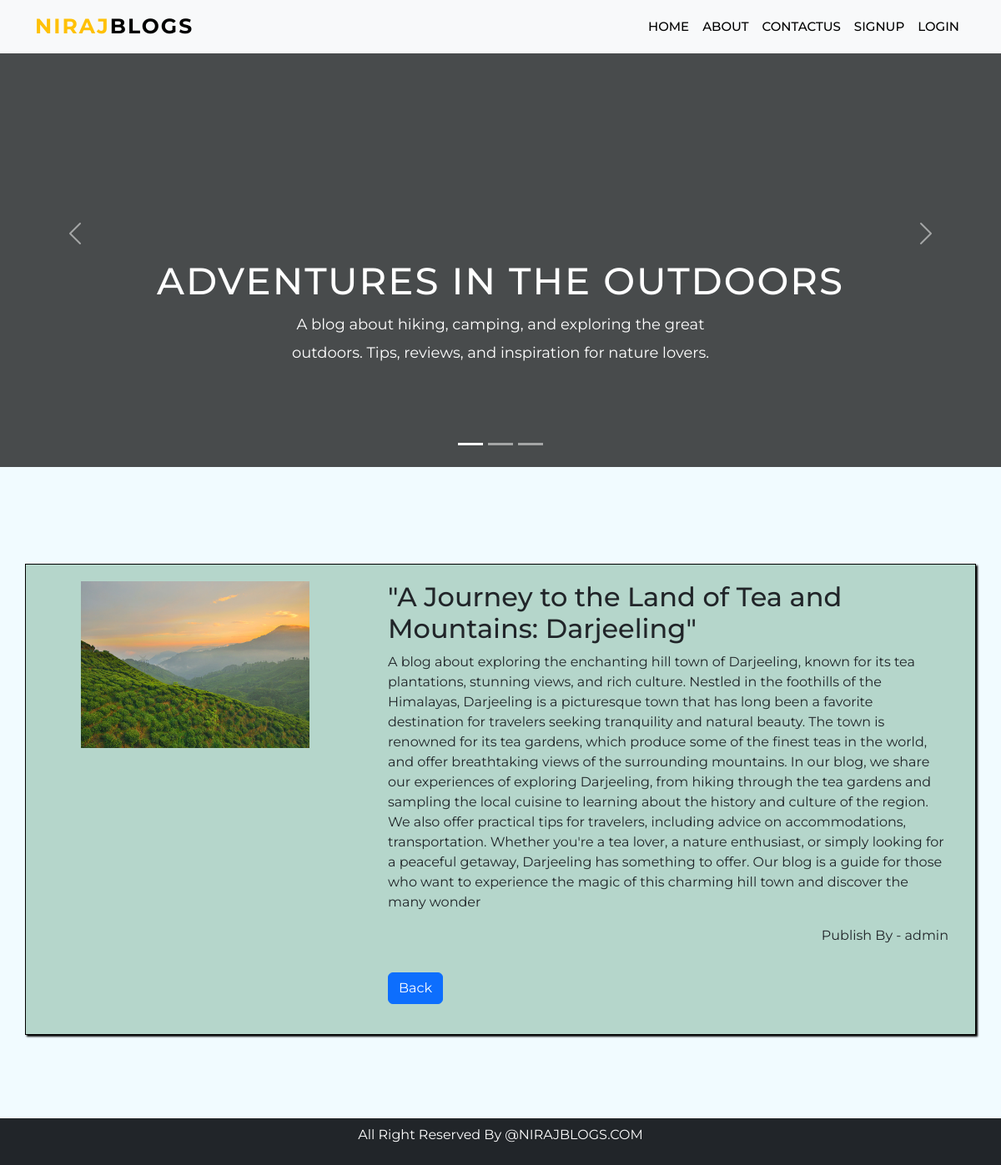
Page /post/13 on the committed database.
### blog/models.py (models this page shows)
class blog_model(models.Model):
    user = models.ForeignKey(User, on_delete=models.PROTECT)
    title = models.TextField(max_length=100)
    disc = HTMLField()
    img = models.ImageField(upload_to='blogimg')

### blog/views.py (the view)
# urls.py: path('post/<int:pk>', views.PostDetail.as_view(), name='post'),
class PostDetail(DetailView):
    model = blog_model
    template_name = 'blog/post.html'

### blog/templates/blog/post.html (shortened to what this page needs)
{% extends 'blog/base.html' %}
{% block contant %}
<section class="about section-padding" id="about">
    <div class="container">
            <div class="row mt-3 main">
                <div class="col-lg-4 col-md-12 col-12">
                    <div class="about-img text-center">
                        <img alt="" class="img-fluid imges" src="{{blog_model.img.url}}" height="10px">
                    </div>
                </div>
                <div class="col-lg-8 col-md-12 col-12 ps-lg-5">
                    <div class="about-text">
                        <h2>{{blog_model.title}}</h2>
                        <p class="disc">{{blog_model.disc | safe}}</p>
                        <p class="text-end">Publish By - {{blog_model.user.username}}</p>
                        <p><a class="btn btn-primary mt-3" href="{% url 'home' %}">Back</a></p>
                    </div>
                </div>
            </div>
    </div>
</section>
{% endblock contant %}

### blog/static/css/main.css (style rules this page uses)
* { font-family: 'Montserrat', sans-serif; }
body { background: #f1fbff; }
.section-padding { padding: 100px 0; }

### blog/templates/blog/post.html (style rules this page uses)
.imges { width: 80%; height: 200px; }
.main { border: 1px solid black; padding: 20px; background-color: rgb(181, 214, 203); box-shadow: 2px 2px 2px black; }

### rows in the picture
blog_model: img (picture), title "\"A Journey to the Land of Tea and Mountains: Darjeeling\"", disc "A blog about exploring the enchanting hill town of Darjeeling, known for its tea plantations, stunning views, and rich culture. Nestled in the foothills of the Himalayas, Darjeeling is a picturesque town that has long been a favorite destination for travelers seeking tranquility and natural beauty. The town is renowned for its tea gardens, which produce some of the finest teas in the world, and offer breathtaking views of the surrounding mountains. In our blog, we share our experiences of exploring Darjeeling, from hiking through the tea gardens and sampling the local cuisine to learning about the history and culture of the region. We also offer practical tips for travelers, including…", user.username "admin"
